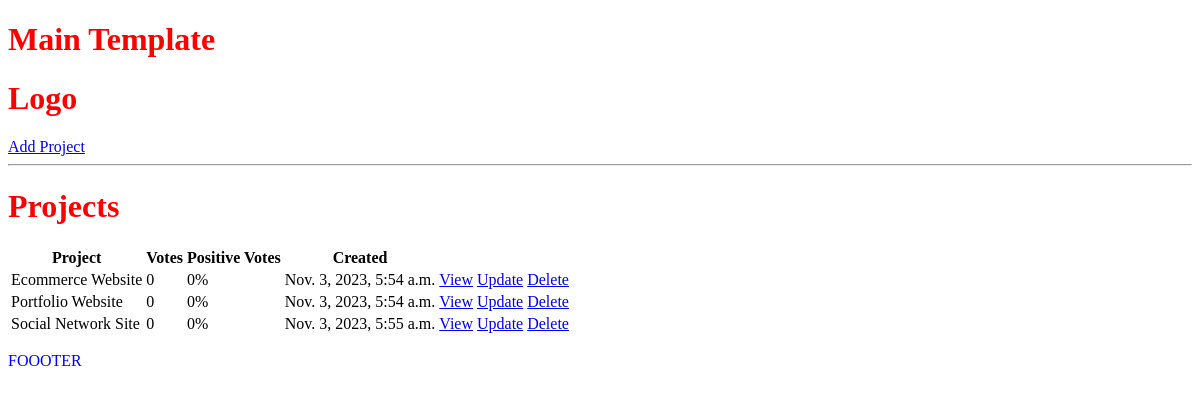
Before: / with the older database file.
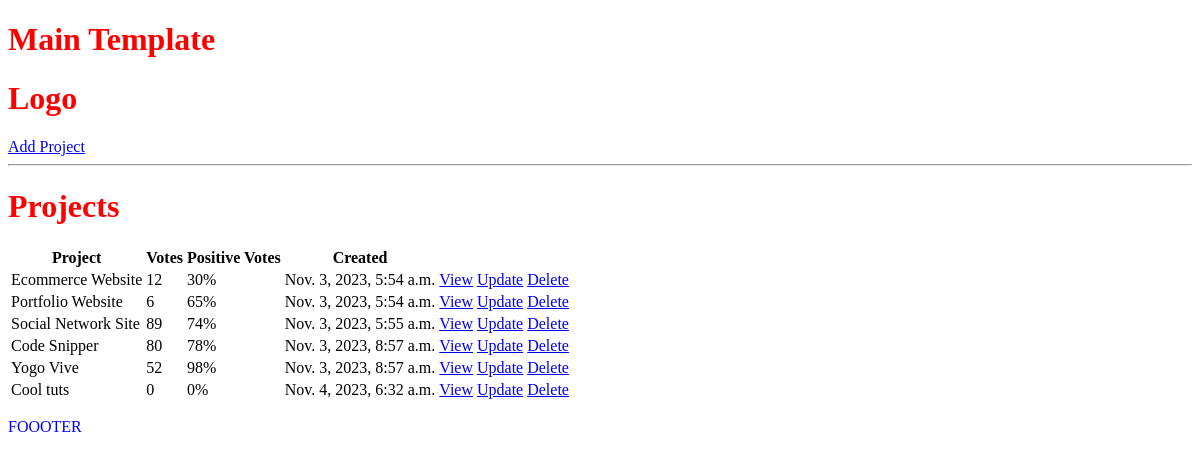
After: the same page with the newer database file.
### projects/models.py (models this page shows, shortened)
class Project(models.Model):
    title = models.CharField(max_length=200)
    description = models.TextField(null=True, blank=True)
    demo_link = models.CharField(max_length=2000, null=True, blank=True)
    source_link = models.CharField(max_length=2000, null=True, blank=True)
    tags = models.ManyToManyField('Tag', blank=True)
    vote_total = models.IntegerField(default=0, null=True, blank=True)
    vote_ratio = models.IntegerField(default=0, null=True, blank=True)
    created = models.DateTimeField(auto_now_add=True)
    id = models.UUIDField(default=uuid.uuid4, unique=True,
                          primary_key=True, editable=False)

### projects/views.py (the view)
# urls.py: path('', include('projects.urls'))
def projects(request):
    projects = Project.objects.all()
    context = {
        'projects': projects
    }
    return render(request, 'projects/projects.html', context)

### projects/templates/projects/projects.html (shortened to what this page needs)
{%extends 'main.html' %} {% block content %}
<h1>Projects</h1>
<table>
  <tr>
    <th>Project</th>
    <th>Votes</th>
    <th>Positive Votes</th>
    <th>Created</th>
    <th></th>
    <th></th>
  </tr>
  {% for project in projects%}
  <tr>
    <td>{{project.title}}</td>
    <td>{{project.vote_total}}</td>
    <td>{{project.vote_ratio}}%</td>
    <td>{{project.created}}</td>
    <td><a href="{% url 'project' project.id %}">View</a></td>
    <td><a href="{% url 'update-project' project.id %}">Update</a></td>
    <td><a href="{% url 'delete-project' project.id %}">Delete</a></td>
  </tr>
  {%endfor%}
</table>
{% endblock content %}

### templates/main.html (shortened to what this page needs)
<!DOCTYPE html>
{%load static %}
<html>
  <head>
    <link
      rel="stylesheet"
      type="text/css"
      media="screen"
      href='{%static "styles/main.css"%}'
    />
  </head>
  <body>
    <h1>Main Template</h1>
    {%include 'navbar.html'%} {% block content %} {% endblock content %}
    <p>FOOOTER</p>
  </body>
</html>

### templates/navbar.html
<h1>Logo</h1>
<a href="{%url 'create-project'%}">Add Project</a>
<hr />

### static/styles/main.css (style rules this page uses)
h1 { color: red; }
p { color: blue; }

Changed rows visible on the page:
changed Project "Ecommerce Website": vote_total "0" → "12"; vote_ratio "0" → "30"
changed Project "Portfolio Website": vote_total "0" → "6"; vote_ratio "0" → "65"
changed Project "Social Network Site": vote_total "0" → "89"; vote_ratio "0" → "74"
added Project: title "Code Snipper", vote_total "80", vote_ratio "78", created "Nov. 3, 2023, 8:57 a.m."
added Project: title "Yogo Vive", vote_total "52", vote_ratio "98", created "Nov. 3, 2023, 8:57 a.m."
added Project: title "Cool tuts", vote_total "0", vote_ratio "0", created "Nov. 4, 2023, 6:32 a.m."
